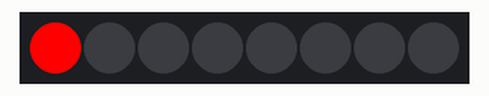
Bench run of a sketch on a simulated Arduino Uno, built with avr-gcc and run on an emulated ATmega328P. Parts: 8 RGB LEDs in strip order, left to right.

Above: at 0.1 s.
At 0.6 s:
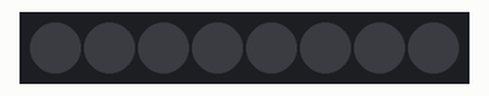
Timing chart, 0 to 130.0 s (numbered marks = the images above):
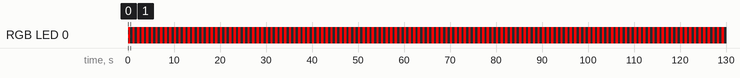

Measured:
- by itself, RGB LED 0: alternates RGB(255, 0, 0) for 0.50 s and off for 0.50 s

The sketch:

Blink.ino
```cpp
#include "FastLED.h"

// How many leds in your strip?
#define NUM_LEDS 8

// For led chips like Neopixels, which have a data line, ground, and power, you just
// need to define DATA_PIN.  For led chipsets that are SPI based (four wires - data, clock,
// ground, and power), like the LPD8806 define both DATA_PIN and CLOCK_PIN
#define DATA_PIN 11
#define CLOCK_PIN 13

// Define the array of leds
CRGB leds[NUM_LEDS];

void setup() {
      // Uncomment/edit one of the following lines for your leds arrangement.
      // FastLED.addLeds<TM1803, DATA_PIN, RGB>(leds, NUM_LEDS);
      // FastLED.addLeds<TM1804, DATA_PIN, RGB>(leds, NUM_LEDS);
      // FastLED.addLeds<TM1809, DATA_PIN, RGB>(leds, NUM_LEDS);
      // FastLED.addLeds<WS2811, DATA_PIN, RGB>(leds, NUM_LEDS);
      // FastLED.addLeds<WS2812, DATA_PIN, RGB>(leds, NUM_LEDS);
      // FastLED.addLeds<WS2812B, DATA_PIN, RGB>(leds, NUM_LEDS);
//  	  FastLED.addLeds<NEOPIXEL, DATA_PIN, RGB>(leds, NUM_LEDS);
      // FastLED.addLeds<UCS1903, DATA_PIN, RGB>(leds, NUM_LEDS);

       FastLED.addLeds<WS2801, RGB>(leds, NUM_LEDS);
      // FastLED.addLeds<SM16716, RGB>(leds, NUM_LEDS);
      // FastLED.addLeds<LPD8806, RGB>(leds, NUM_LEDS);

      // FastLED.addLeds<WS2801, DATA_PIN, CLOCK_PIN, RGB>(leds, NUM_LEDS);
      // FastLED.addLeds<SM16716, DATA_PIN, CLOCK_PIN, RGB>(leds, NUM_LEDS);
      // FastLED.addLeds<LPD8806, DATA_PIN, CLOCK_PIN, RGB>(leds, NUM_LEDS);
}

void loop() {
  // Turn the LED on, then pause
  leds[0] = CRGB::Red;
  FastLED.show();
  delay(500);
  // Now turn the LED off, then pause
  leds[0] = CRGB::Black;
  FastLED.show();
  delay(500);
}
```
